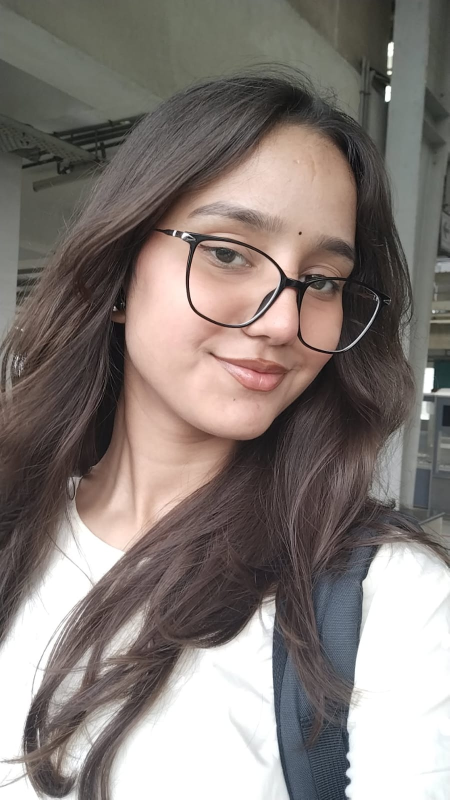
#> input picture data/real/100_real.jpeg, 899 x 1599 px (shown at 1/2 size)
$ python -i features.py   (imports and definitions only)   (older library calls are emulated)
#> lines starting #> are read from the running program, lines starting #| are printed output that depends on the picture; after the words box and inside, x2 and y2 are one past the last pixel; in counts of white or black regions, pixels touching at a corner belong together
#> in extract_features, img_pil is the input picture: PIL image 899x1599 RGB; mean R, G, B 132.9, 123.6, 119
import numpy as np
from PIL import Image
import cv2


def _to_gray(rgb: np.ndarray) -> np.ndarray:
    return cv2.cvtColor(rgb, cv2.COLOR_RGB2GRAY).astype(np.float32)


def _resize(rgb: np.ndarray, size) -> np.ndarray:
#> called with size = (512, 384)
    return cv2.resize(rgb, size, interpolation=cv2.INTER_AREA)


def _fft_peak_to_mean(gray: np.ndarray) -> tuple[float, float]:
    h, w = gray.shape
    win = np.hanning(h)[:, None] * np.hanning(w)[None, :]
    mag = np.abs(np.fft.fftshift(np.fft.fft2(gray * win))) + 1e-9
    cy, cx = h // 2, w // 2
    Y, X = np.ogrid[:h, :w]
    r = np.sqrt((X - cx) ** 2 + (Y - cy) ** 2)
    lo, hi = min(h, w) * 0.05, min(h, w) * 0.45
    mid = (r > lo) & (r < hi)
    band = mag[mid]
    ptm = float(band.max() / band.mean())
    top20 = float(np.sort(band.ravel())[-20:].mean() / band.mean())
    return ptm, top20


def fft_features(rgb: np.ndarray) -> np.ndarray:
    feats = []
    for size in [(256, 192), (512, 384), (1024, 768)]:
        rgb_s = _resize(rgb, size)
        gray_s = _to_gray(rgb_s)
        ptm, top20 = _fft_peak_to_mean(gray_s)
        feats.extend([ptm, top20])
#> this loop made 3 passes
#> (ptm, top20) on passes 1 to 3: (27.84, 21.19), (32.05, 25.59), (24.43, 23.21)
#> after the loop, feats = [27.84, 21.19, 32.05, 25.59, 24.43, 23.21]
    ptms = feats[0::2]
#> ptms = [27.84, 32.05, 24.43]
    feats.append(max(ptms))
    return np.array(feats, dtype=np.float32)


def tile_periodicity_features(rgb: np.ndarray) -> np.ndarray:
    feats = []
#> feats = []
    for grid, res in [(4, (1024, 768)), (6, (1200, 900)), (8, (1024, 768))]:
        rgb_s = _resize(rgb, res)
        gray_s = _to_gray(rgb_s)
        h, w = gray_s.shape
        th, tw = h // grid, w // grid
        if th < 24 or tw < 24:
            feats.extend([0.0, 0.0, 0.0, 0.0, 0.0, 0.0])
            continue
        tile_ptms = []
        for r in range(grid):
            for c in range(grid):
                tile = gray_s[r*th:(r+1)*th, c*tw:(c+1)*tw]
                th2, tw2 = tile.shape
                win = np.hanning(th2)[:, None] * np.hanning(tw2)[None, :]
                mag = np.abs(np.fft.fftshift(np.fft.fft2(tile * win))) + 1e-9
                cy, cx = th2 // 2, tw2 // 2
                Y, X = np.ogrid[:th2, :tw2]
                rr = np.sqrt((X - cx) ** 2 + (Y - cy) ** 2)
                mid = (rr > min(th2, tw2) * 0.1) & (rr < min(th2, tw2) * 0.45)
                if mid.sum() < 5:
                    continue
                band = mag[mid]
                tile_ptms.append(float(band.max() / band.mean()))
        tile_ptms = np.array(tile_ptms) if tile_ptms else np.array([0.0])
        feats.extend([
            float(np.mean(tile_ptms > 12)),
            float(np.mean(tile_ptms > 15)),
            float(np.mean(tile_ptms > 20)),
            float(tile_ptms.mean()),
            float(tile_ptms.min()),
            float(np.median(tile_ptms)),
        ])
#> after the loop, feats = [0.562, 0.312, 0.188, 15.99, 8.47, 12.78, 0.806, 0.611, 0.333, 18.81, 8.55, 16.73, 0.766, 0.516, 0.359, 19.05, 6.58, 15.53]
    return np.array(feats, dtype=np.float32)


def chromatic_features(rgb: np.ndarray) -> np.ndarray:
    r = rgb[:, :, 0].astype(np.float32)
    g = rgb[:, :, 1].astype(np.float32)
    b = rgb[:, :, 2].astype(np.float32)

    r_lap = np.abs(cv2.Laplacian(r, cv2.CV_32F))
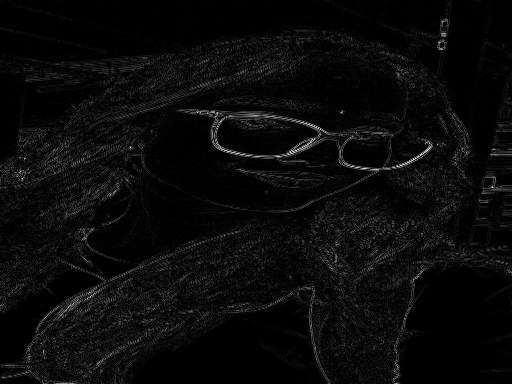
#> r_lap: shape (384, 512) float32; min 0, max 320, mean 13.2; drawn with min black and max white
    g_lap = np.abs(cv2.Laplacian(g, cv2.CV_32F))
    b_lap = np.abs(cv2.Laplacian(b, cv2.CV_32F))

    rg = np.corrcoef(r_lap.ravel(), g_lap.ravel())[0, 1]
#> rg = 0.995
    rb = np.corrcoef(r_lap.ravel(), b_lap.ravel())[0, 1]
#> rb = 0.993
    gb = np.corrcoef(g_lap.ravel(), b_lap.ravel())[0, 1]
#> gb = 0.997

    return np.array([rg, rb, gb, (rg + rb + gb) / 3], dtype=np.float32)


def noise_features(gray: np.ndarray) -> np.ndarray:
    smooth = cv2.GaussianBlur(gray, (5, 5), 1.0)
    noise = gray - smooth
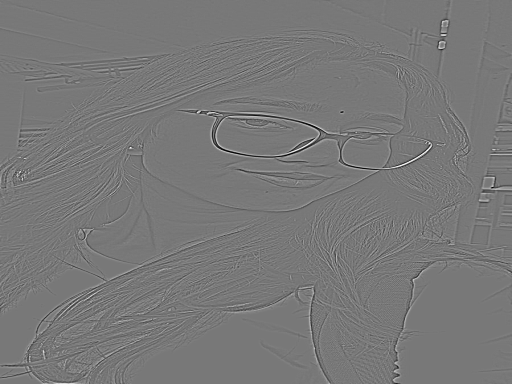
#> noise: shape (384, 512) float32; min -74.55, max 83.08, mean 0; drawn with min black and max white
    flat = noise.ravel()
    std = flat.std() + 1e-9
#> std = 6.49
    kurtosis = float(np.mean(((flat - flat.mean()) / std) ** 4))
#> kurtosis = 20.99

    n64 = cv2.resize(noise, (64, 64))
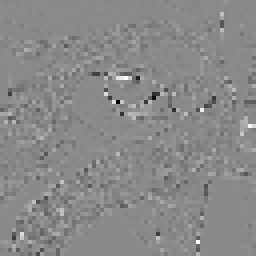
#> n64: shape (64, 64) float32 (shown 4 times larger); min -40.68, max 34.86, mean -0.1; drawn with min black and max white
    row_ac = float(np.corrcoef(n64[:-1, :].ravel(), n64[1:, :].ravel())[0, 1])
#> row_ac = 0.000907
    col_ac = float(np.corrcoef(n64[:, :-1].ravel(), n64[:, 1:].ravel())[0, 1])
#> col_ac = 0.0609
    noise_var = float(np.var(noise))
#> noise_var = 42.15

    return np.array([kurtosis, row_ac, col_ac, noise_var], dtype=np.float32)


def scanline_features(gray: np.ndarray) -> np.ndarray:
    def short_lag_energy(signal_1d):
        s = signal_1d - signal_1d.mean()
#> s = 384 values, max 86.42 at index 383, min -46.03 at index 57, mean 8.9e-06
        ac = np.correlate(s, s, mode='full')
#> ac = 767 values, max 475077.1 at index 383, min -157736 at index 79, mean -0.0013
        ac = ac[len(ac) // 2:]
#> ac = 384 values, max 475077.1 at index 0, min -157736 at index 304, mean 618.6
        ac /= (ac[0] + 1e-9)
#> ac = 384 values, max 1 at index 0, min -0.332 at index 304, mean 0.0013
        return float(np.sum(ac[2:21] ** 2))

    row_e = short_lag_energy(gray.mean(axis=1))
#> row_e = 14.63
    col_e = short_lag_energy(gray.mean(axis=0))
#> col_e = 15.73
    return np.array([row_e, col_e, max(row_e, col_e)], dtype=np.float32)


def colour_features(rgb: np.ndarray) -> np.ndarray:
    r = rgb[:, :, 0].astype(np.float32) / 255.0
    g = rgb[:, :, 1].astype(np.float32) / 255.0
    b = rgb[:, :, 2].astype(np.float32) / 255.0

    max_c = np.maximum(np.maximum(r, g), b)
    min_c = np.minimum(np.minimum(r, g), b)
    sat = (max_c - min_c) / (max_c + 1e-9)
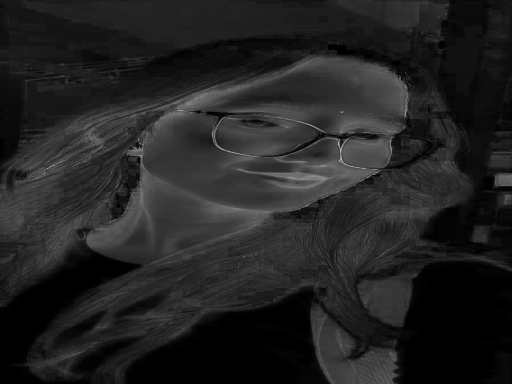
#> sat: shape (384, 512) float32; min 0, max 0.739, mean 0.138

    mean_sat = float(np.mean(sat))
#> mean_sat = 0.138
    high_sat_frac = float(np.mean(sat > 0.6))
#> high_sat_frac = 0.000209
    rg_corr = float(np.corrcoef(r.ravel(), g.ravel())[0, 1])
#> rg_corr = 0.981
    rb_corr = float(np.corrcoef(r.ravel(), b.ravel())[0, 1])
#> rb_corr = 0.967

    def entropy(ch):
        hist, _ = np.histogram(ch.ravel(), bins=64, range=(0, 1))
#> hist = 64 values, max 25202 at index 63, min 0 at index 0, mean 3072
        p = hist / (hist.sum() + 1e-9)
#> p = 64 values, max 0.128 at index 63, min 0 at index 0, mean 0.0156
        p = p[p > 0]
#> p = 62 values, max 0.128 at index 61, min 5.09e-06 at index 0, mean 0.0161
        return float(-np.sum(p * np.log2(p)))

    ent = (entropy(r) + entropy(g) + entropy(b)) / 3
#> ent = 5.38

    return np.array([mean_sat, high_sat_frac, rg_corr, rb_corr, ent], dtype=np.float32)


def contrast_sharpness_features(gray: np.ndarray) -> np.ndarray:
    kernel = np.ones((9, 9), np.float32) / 81
    mean_sq = cv2.filter2D(gray ** 2, -1, kernel)
    sq_mean = cv2.filter2D(gray, -1, kernel) ** 2
    local_std = np.sqrt(np.clip(mean_sq - sq_mean, 0, None))
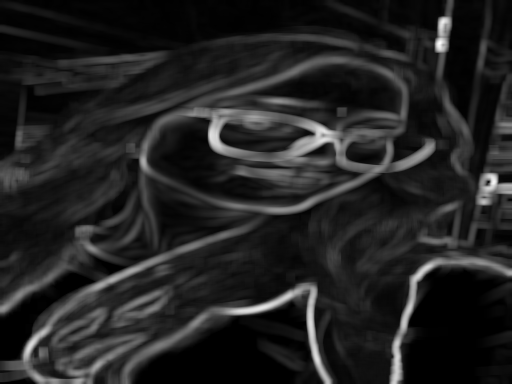
#> local_std: shape (384, 512) float32; min 0, max 95.83, mean 13.2; drawn with min black and max white
    lc_mean = float(np.mean(local_std))
#> lc_mean = 13.19
    lc_cov = float(np.std(local_std) / (lc_mean + 1e-9))
#> lc_cov = 1.03

    h, w = gray.shape
#> h = 384; w = 512
    tile_vars = np.zeros((4, 4), dtype=np.float32)
#> tile_vars = [[0, 0, 0, 0], [0, 0, 0, 0], [0, 0, 0, 0], [0, 0, 0, 0]]
    for rr in range(4):
        for cc in range(4):
            tile = gray[rr * h // 4:(rr + 1) * h // 4, cc * w // 4:(cc + 1) * w // 4]
            tile_vars[rr, cc] = np.var(cv2.Laplacian(tile, cv2.CV_32F))
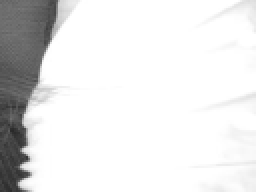
#> tile: shape (96, 128) float32 (shown 2 times larger); min 41, max 255, mean 229.5
#> after the loop, tile_vars = [[133.5, 378.8, 220.9, 255.3], [839.8, 915.4, 1418.2, 968], [558.7, 386.5, 706.5, 600.7], [1210.6, 411.9, 422.7, 200.1]]

    sharp_cov = float(tile_vars.std() / (tile_vars.mean() + 1e-9))
#> sharp_cov = 0.609
    grad = float((np.mean(np.abs(np.diff(tile_vars, axis=0))) +
                  np.mean(np.abs(np.diff(tile_vars, axis=1)))) / (tile_vars.mean() + 1e-9))
#> grad = 1.32

    return np.array([lc_mean, lc_cov, sharp_cov, grad], dtype=np.float32)


def edge_features(gray: np.ndarray) -> np.ndarray:
    gx = cv2.Sobel(gray, cv2.CV_32F, 1, 0, ksize=3)
    gy = cv2.Sobel(gray, cv2.CV_32F, 0, 1, ksize=3)
    mag_e = np.sqrt(gx ** 2 + gy ** 2) + 1e-9
    angle = np.arctan2(np.abs(gy), np.abs(gx))

    strong = mag_e > np.percentile(mag_e, 75)
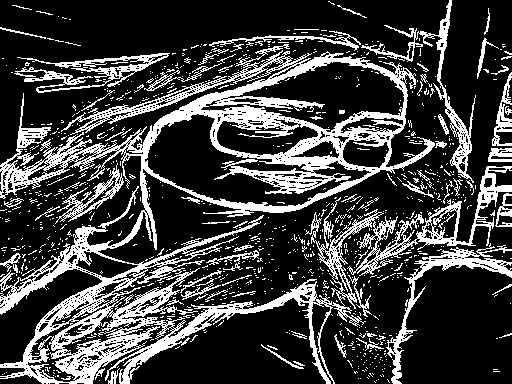
#> strong: shape (384, 512) bool; 25% white; 967 white regions (890 under 20 px), largest, box (x1, y1, x2, y2) and area: (0, 44, 512, 384) 34591, (386, 243, 512, 384) 2032, (361, 0, 476, 183) 1813
    if strong.sum() == 0:
        hv_frac = 0.5
    else:
        a = angle[strong]
        hv_frac = float(np.mean((a < 0.3) | (a > np.pi / 2 - 0.3)))
#> hv_frac = 0.467

    edge_density = float(strong.mean())
#> edge_density = 0.25
    return np.array([hv_frac, edge_density, float(mag_e.mean())], dtype=np.float32)


def extract_features(image_path: str) -> np.ndarray:
    img_pil = Image.open(image_path).convert("RGB")
    rgb_full = np.array(img_pil)

    rgb = _resize(rgb_full, (512, 384))
    gray = _to_gray(rgb)

    feats = np.concatenate([
        fft_features(rgb_full),
        tile_periodicity_features(rgb_full),
        chromatic_features(rgb),
        noise_features(gray),
        scanline_features(gray),
        colour_features(rgb),
        contrast_sharpness_features(gray),
        edge_features(gray),
    ])
#> feats = 48 values, max 49.33 at index 47, min 0.000209 at index 37, mean 10.42
    return feats


# [22 lines left out: function feature_names, not called in this run]

>>> result = extract_features('data/real/100_real.jpeg')
#> result has the same summary as feats in extract_features

$ run again, on data/real/10_real.jpeg
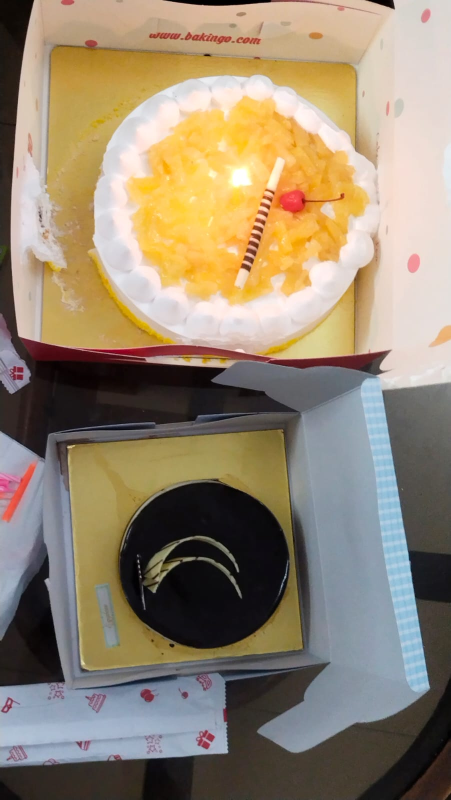
#> input picture data/real/10_real.jpeg, 902 x 1600 px (shown at 1/2 size)
#> in extract_features, img_pil is the input picture: PIL image 902x1600 RGB; mean R, G, B 148.4, 133.8, 112.2
#> the loop in fft_features, `for size in [(256, 192), (512, 384), (1024, 768)]:` made 3 passes
#> (ptm, top20) on passes 1 to 3: (24.27, 17.39), (36.61, 34.85), (91.87, 78.3)
#> after the loop in fft_features, `for size in [(256, 192), (512, 384), (1024, 768)]:`: feats = [24.27, 17.39, 36.61, 34.85, 91.87, 78.3]
#> ptms = [24.27, 36.61, 91.87]
#> in tile_periodicity_features, `feats = []`: feats = []
#> after the loop in tile_periodicity_features, `for grid, res in [(4, (1024, 768)), (6, (1200, 900)), (8, (1024, 768))]:`: feats = [1, 1, 1, 32.95, 22.1, 29.77, 0.972, 0.944, 0.833, 34.79, 10.12, 28.77, 0.891, 0.859, 0.672, 27.59, 7.23, 25.28]
#> rg = 0.957
#> rb = 0.888
#> gb = 0.929
#> std = 6.12
#> kurtosis = 27.47
#> row_ac = -0.000641
#> col_ac = 0.394
#> noise_var = 37.42
#> s = 384 values, max 66.8 at index 84, min -94.21 at index 383, mean 0
#> in short_lag_energy, `ac = np.correlate(s, s, mode='full')`: ac = 767 values, max 963710.4 at index 383, min -352207.3 at index 162, mean -0.013
#> in short_lag_energy, `ac = ac[len(ac) // 2:]`: ac = 384 values, max 963710.4 at index 0, min -352207.3 at index 221, mean 1254.8
#> in short_lag_energy, `ac /= (ac[0] + 1e-9)`: ac = 384 values, max 1 at index 0, min -0.365 at index 221, mean 0.0013
#> row_e = 13.41
#> col_e = 13.32
#> mean_sat = 0.3
#> high_sat_frac = 0.13
#> rg_corr = 0.953
#> rb_corr = 0.676
#> hist = 64 values, max 14311 at index 63, min 187 at index 0, mean 3072
#> p = 64 values, max 0.0728 at index 63, min 0.000951 at index 0, mean 0.0156
#> ent = 5.75
#> lc_mean = 12.24
#> lc_cov = 1.21
#> in contrast_sharpness_features, `tile_vars = np.zeros((4, 4), dtype=np.float32)`: tile_vars = [[0, 0, 0, 0], [0, 0, 0, 0], [0, 0, 0, 0], [0, 0, 0, 0]]
#> after the loop in contrast_sharpness_features, `for rr in range(4):`:
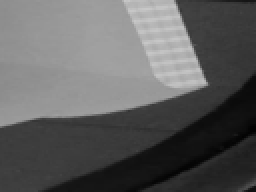
#> tile: shape (96, 128) float32 (shown 2 times larger); min 2, max 200, mean 94.6
#> after the loop in contrast_sharpness_features, `for rr in range(4):`: tile_vars = [[196.4, 441.4, 546.8, 198.2], [427.3, 471.4, 677, 241.4], [300.8, 924, 342.7, 110.4], [414.1, 509.4, 302.7, 133.6]]
#> sharp_cov = 0.527
#> grad = 1.15
#> in edge_features, `strong = mag_e > np.percentile(mag_e, 75)`:
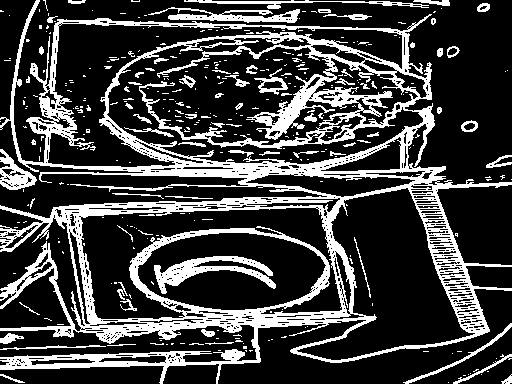
#> strong: shape (384, 512) bool; 24.9% white; 339 white regions (268 under 20 px), largest, box (x1, y1, x2, y2) and area: (0, 0, 512, 384) 39613, (154, 256, 276, 294) 1630, (148, 7, 300, 23) 1021
#> hv_frac = 0.657
#> edge_density = 0.249
#> in extract_features, `feats = np.concatenate([ fft_features(rgb_full), tile_periodicity_feat..`: feats = 48 values, max 91.87 at index 4, min -0.000641 at index 30, mean 16.17
#> result has the same summary as feats in extract_features

$ run again, on data/real/11_real.jpeg
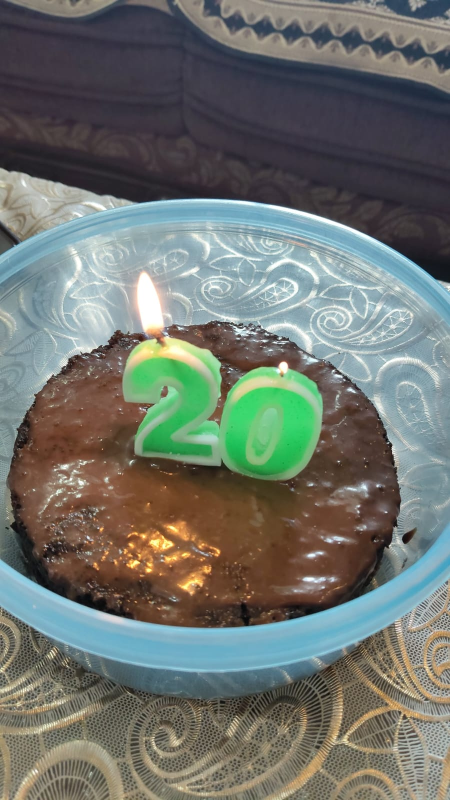
#> input picture data/real/11_real.jpeg, 900 x 1600 px (shown at 1/2 size)
#> in extract_features, img_pil is the input picture: PIL image 900x1600 RGB; mean R, G, B 110.8, 115.6, 109.1
#> the loop in fft_features, `for size in [(256, 192), (512, 384), (1024, 768)]:` made 3 passes
#> (ptm, top20) on passes 1 to 3: (26.25, 20.09), (35.25, 29.28), (46.2, 39.67)
#> after the loop in fft_features, `for size in [(256, 192), (512, 384), (1024, 768)]:`: feats = [26.25, 20.09, 35.25, 29.28, 46.2, 39.67]
#> ptms = [26.25, 35.25, 46.2]
#> in tile_periodicity_features, `feats = []`: feats = []
#> after the loop in tile_periodicity_features, `for grid, res in [(4, (1024, 768)), (6, (1200, 900)), (8, (1024, 768))]:`: feats = [0.688, 0.562, 0.312, 25.13, 10.16, 15.91, 0.889, 0.722, 0.611, 33.28, 9.14, 25.38, 0.766, 0.641, 0.391, 25.69, 7.33, 16.84]
#> rg = 0.959
#> rb = 0.937
#> gb = 0.981
#> std = 8.64
#> kurtosis = 9.7
#> row_ac = 0.0205
#> col_ac = 0.0966
#> noise_var = 74.61
#> s = 384 values, max 68.96 at index 152, min -64.78 at index 80, mean -1.27e-06
#> in short_lag_energy, `ac = np.correlate(s, s, mode='full')`: ac = 767 values, max 461155.4 at index 383, min -244721.6 at index 291, mean -0.00293
#> in short_lag_energy, `ac = ac[len(ac) // 2:]`: ac = 384 values, max 461155.4 at index 0, min -244721.6 at index 92, mean 600.5
#> in short_lag_energy, `ac /= (ac[0] + 1e-9)`: ac = 384 values, max 1 at index 0, min -0.531 at index 92, mean 0.0013
#> row_e = 13.98
#> col_e = 10.34
#> mean_sat = 0.264
#> high_sat_frac = 0.0535
#> rg_corr = 0.813
#> rb_corr = 0.74
#> hist = 64 values, max 11267 at index 15, min 0 at index 0, mean 3072
#> in entropy, `p = hist / (hist.sum() + 1e-9)`: p = 64 values, max 0.0573 at index 15, min 0 at index 0, mean 0.0156
#> in entropy, `p = p[p > 0]`: p = 63 values, max 0.0573 at index 14, min 5.09e-06 at index 0, mean 0.0159
#> ent = 5.49
#> lc_mean = 17.07
#> lc_cov = 0.83
#> in contrast_sharpness_features, `tile_vars = np.zeros((4, 4), dtype=np.float32)`: tile_vars = [[0, 0, 0, 0], [0, 0, 0, 0], [0, 0, 0, 0], [0, 0, 0, 0]]
#> after the loop in contrast_sharpness_features, `for rr in range(4):`:
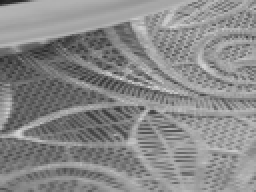
#> tile: shape (96, 128) float32 (shown 2 times larger); min 32, max 212, mean 137.1
#> after the loop in contrast_sharpness_features, `for rr in range(4):`: tile_vars = [[213, 274.1, 179.7, 272.7], [699, 898.2, 1963.5, 1035.5], [1041.1, 780.8, 358.9, 700.7], [2052.5, 1308.7, 1618.8, 2779.2]]
#> sharp_cov = 0.728
#> grad = 1.37
#> in edge_features, `strong = mag_e > np.percentile(mag_e, 75)`:
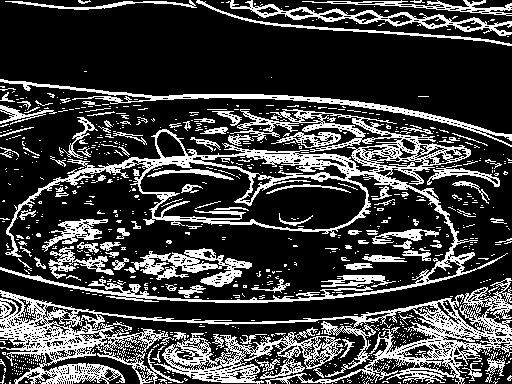
#> strong: shape (384, 512) bool; 25% white in thin lines or dots
#> hv_frac = 0.602
#> edge_density = 0.25
#> in extract_features, `feats = np.concatenate([ fft_features(rgb_full), tile_periodicity_feat..`: feats = 48 values, max 74.61 at index 32, min 0.0205 at index 30, mean 13.35
#> result has the same summary as feats in extract_features

$ run again, on data/real/12_real.jpeg
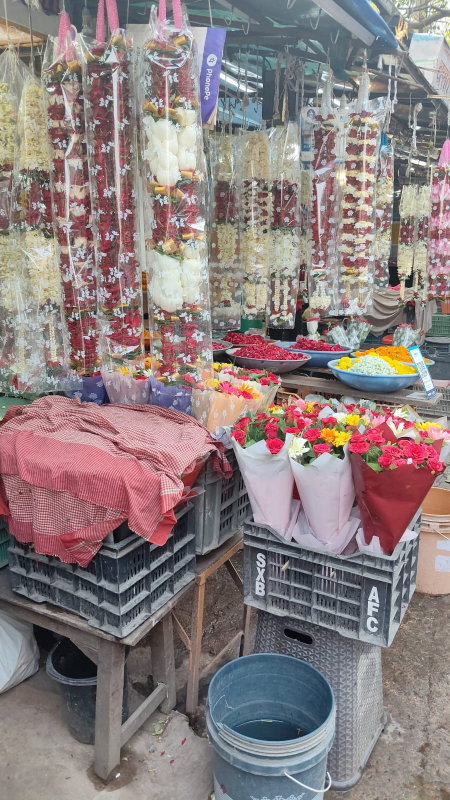
#> input picture data/real/12_real.jpeg, 900 x 1600 px (shown at 1/2 size)
#> in extract_features, img_pil is the input picture: PIL image 900x1600 RGB; mean R, G, B 140, 127.2, 127.4
#> the loop in fft_features, `for size in [(256, 192), (512, 384), (1024, 768)]:` made 3 passes
#> (ptm, top20) on passes 1 to 3: (17.88, 14.05), (17.53, 14.44), (24.69, 22.37)
#> after the loop in fft_features, `for size in [(256, 192), (512, 384), (1024, 768)]:`: feats = [17.88, 14.05, 17.53, 14.44, 24.69, 22.37]
#> ptms = [17.88, 17.53, 24.69]
#> in tile_periodicity_features, `feats = []`: feats = []
#> after the loop in tile_periodicity_features, `for grid, res in [(4, (1024, 768)), (6, (1200, 900)), (8, (1024, 768))]:`: feats = [0.5, 0.25, 0.125, 12.89, 7.75, 11.64, 0.5, 0.278, 0.139, 14.27, 8.23, 12.16, 0.281, 0.219, 0.109, 11.89, 5.37, 9.62]
#> rg = 0.925
#> rb = 0.917
#> gb = 0.964
#> std = 12.74
#> kurtosis = 5.17
#> row_ac = 0.0607
#> col_ac = 0.0665
#> noise_var = 162.3
#> s = 384 values, max 35.13 at index 75, min -43.64 at index 268, mean 0
#> in short_lag_energy, `ac = np.correlate(s, s, mode='full')`: ac = 767 values, max 148051.8 at index 383, min -47444.6 at index 181, mean -0.000978
#> in short_lag_energy, `ac = ac[len(ac) // 2:]`: ac = 384 values, max 148051.8 at index 0, min -47444.6 at index 202, mean 192.8
#> in short_lag_energy, `ac /= (ac[0] + 1e-9)`: ac = 384 values, max 1 at index 0, min -0.32 at index 202, mean 0.0013
#> row_e = 11.2
#> col_e = 9.89
#> mean_sat = 0.2
#> high_sat_frac = 0.0347
#> rg_corr = 0.785
#> rb_corr = 0.72
#> hist = 64 values, max 6244 at index 39, min 2 at index 0, mean 3072
#> in entropy, `p = hist / (hist.sum() + 1e-9)`: p = 64 values, max 0.0318 at index 39, min 1.02e-05 at index 0, mean 0.0156
#> ent = 5.59
#> lc_mean = 24.77
#> lc_cov = 0.506
#> in contrast_sharpness_features, `tile_vars = np.zeros((4, 4), dtype=np.float32)`: tile_vars = [[0, 0, 0, 0], [0, 0, 0, 0], [0, 0, 0, 0], [0, 0, 0, 0]]
#> after the loop in contrast_sharpness_features, `for rr in range(4):`: tile_vars = [[2242.2, 2105.8, 1863.8, 2795], [2909.7, 2901.7, 3515.8, 3162.7], [2584.4, 2984.6, 2705.7, 2503.6], [637.6, 1097.7, 1801.9, 1337.7]]
#> sharp_cov = 0.333
#> grad = 0.576
#> in edge_features, `strong = mag_e > np.percentile(mag_e, 75)`:
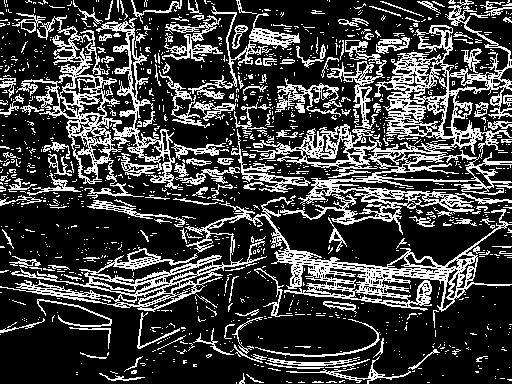
#> strong: shape (384, 512) bool; 25% white in thin lines or dots
#> hv_frac = 0.589
#> edge_density = 0.25
#> in extract_features, `feats = np.concatenate([ fft_features(rgb_full), tile_periodicity_feat..`: feats = 48 values, max 162.3 at index 32, min 0.0347 at index 37, mean 12.07
#> result has the same summary as feats in extract_features
